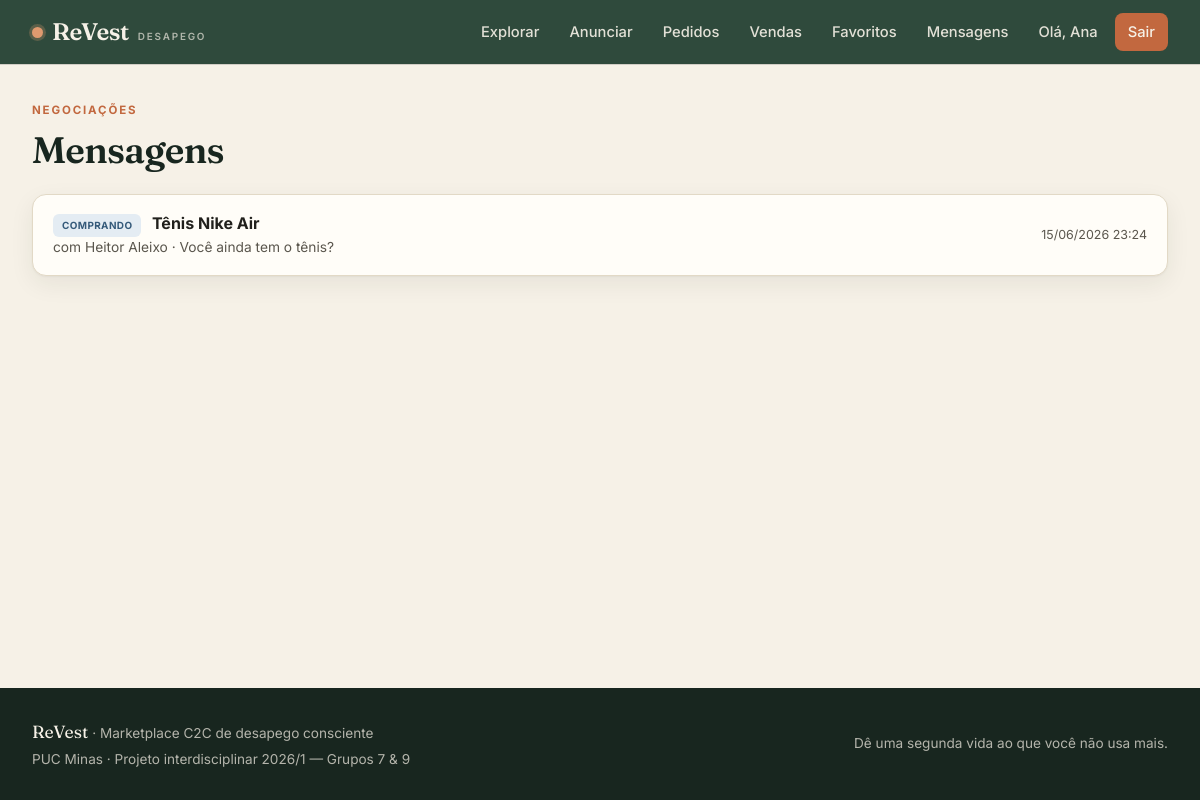
The app's page /conversas.php (signed in) with its own data.
### tables this page shows
CREATE TABLE `conversa` (
  `id_conversa` int(11) NOT NULL AUTO_INCREMENT,
  `dt_inicio` datetime NOT NULL DEFAULT current_timestamp(),
  `status` enum('ABERTA','FECHADA') NOT NULL DEFAULT 'ABERTA',
  `id_comprador` int(11) NOT NULL,
  `id_produto` int(11) NOT NULL,
  PRIMARY KEY (`id_conversa`),
  UNIQUE KEY `uk_conversa` (`id_comprador`,`id_produto`),
  KEY `fk_conversa_produto` (`id_produto`),
  CONSTRAINT `fk_conversa_comprador` FOREIGN KEY (`id_comprador`) REFERENCES `usuario` (`id_usuario`) ON DELETE CASCADE ON UPDATE CASCADE,
  CONSTRAINT `fk_conversa_produto` FOREIGN KEY (`id_produto`) REFERENCES `produto` (`id_produto`) ON DELETE CASCADE ON UPDATE CASCADE
);

CREATE TABLE `usuario` (
  `id_usuario` int(11) NOT NULL AUTO_INCREMENT,
  `nome` varchar(120) NOT NULL,
  `cpf` char(11) NOT NULL,
  `email` varchar(150) NOT NULL,
  `senha_hash` varchar(255) NOT NULL,
  `telefone` varchar(20) DEFAULT NULL,
  `is_admin` tinyint(4) NOT NULL DEFAULT 0,
  `dt_cadastro` datetime NOT NULL DEFAULT current_timestamp(),
  `ativo` tinyint(4) NOT NULL DEFAULT 1,
  PRIMARY KEY (`id_usuario`),
  UNIQUE KEY `uk_usuario_cpf` (`cpf`),
  UNIQUE KEY `uk_usuario_email` (`email`)
);

CREATE TABLE `produto` (
  `id_produto` int(11) NOT NULL AUTO_INCREMENT,
  `titulo` varchar(120) NOT NULL,
  `descricao` text NOT NULL,
  `preco` decimal(10,2) NOT NULL,
  `condicao` enum('NOVO','SEMINOVO','USADO') NOT NULL DEFAULT 'USADO',
  `status` enum('DISPONIVEL','RESERVADO','VENDIDO','REMOVIDO') NOT NULL DEFAULT 'DISPONIVEL',
  `dt_publicacao` datetime NOT NULL DEFAULT current_timestamp(),
  `id_vendedor` int(11) NOT NULL,
  `id_categoria` int(11) NOT NULL,
  PRIMARY KEY (`id_produto`),
  KEY `fk_produto_vendedor` (`id_vendedor`),
  KEY `fk_produto_categoria` (`id_categoria`),
  CONSTRAINT `fk_produto_categoria` FOREIGN KEY (`id_categoria`) REFERENCES `categoria` (`id_categoria`) ON UPDATE CASCADE,
  CONSTRAINT `fk_produto_vendedor` FOREIGN KEY (`id_vendedor`) REFERENCES `usuario` (`id_usuario`) ON UPDATE CASCADE,
  CONSTRAINT `ck_produto_preco` CHECK (`preco` > 0)
);

### includes/functions.php (called while the page is built, shortened)
<?php
function e(?string $s): string {
    return htmlspecialchars($s ?? '', ENT_QUOTES, 'UTF-8');
}
function uid(): ?int             { return $_SESSION['id_usuario'] ?? null; }
function dt_br(?string $iso): string {
    $t = strtotime($iso);
    return $t ? date('d/m/Y H:i', $t) : '—';
}
function excerpt(?string $s, int $len = 80): string {
    $s = trim((string)$s);
    if (function_exists('mb_strimwidth')) {
        return mb_strimwidth($s, 0, $len, '…', 'UTF-8');
    }
    return strlen($s) > $len ? substr($s, 0, $len - 1) . '…' : $s;
}

### public/conversas.php (the view, shortened to what this page needs)
<?php
require_once __DIR__ . '/../config/db.php';
require_once __DIR__ . '/../includes/functions.php';
$sql = "SELECT cv.id_conversa, cv.status, cv.dt_inicio,
               p.id_produto, p.titulo,
               comp.id_usuario AS id_comprador, comp.nome AS comprador,
               vend.id_usuario AS id_vendedor,  vend.nome AS vendedor,
               (SELECT conteudo FROM mensagem m WHERE m.id_conversa=cv.id_conversa ORDER BY m.dt_envio DESC LIMIT 1) AS ultima,
               (SELECT dt_envio FROM mensagem m WHERE m.id_conversa=cv.id_conversa ORDER BY m.dt_envio DESC LIMIT 1) AS ultima_dt
          FROM conversa cv
          JOIN produto p   ON p.id_produto=cv.id_produto
          JOIN usuario comp ON comp.id_usuario=cv.id_comprador
          JOIN usuario vend ON vend.id_usuario=p.id_vendedor
         WHERE cv.id_comprador=:u1 OR p.id_vendedor=:u2
      ORDER BY ultima_dt DESC, cv.dt_inicio DESC";
$st = $pdo->prepare($sql);
$st->execute([':u1'=>uid(), ':u2'=>uid()]);
$convs = $st->fetchAll();
require_once __DIR__.'/../includes/header.php';
?>
<p class="eyebrow">Negociações</p>
<h1 class="mb-24">Mensagens</h1>
<?php if (!$convs): ?>
  <div class="empty card"><div class="ico">💬</div><h3>Nenhuma conversa ainda</h3>
    <p class="muted">Abra um produto e fale com o vendedor para começar a negociar.</p></div>
<?php else: ?>
  <div class="card" style="padding:0">
    <?php foreach ($convs as $i=>$cv):
      $souComprador = (int)$cv['id_comprador']===uid();
      $outro = $souComprador ? $cv['vendedor'] : $cv['comprador'];
      $papel = $souComprador ? 'Comprando' : 'Vendendo';
    ?>
      <a href="conversa.php?id=<?= $cv['id_conversa'] ?>" style="display:block;padding:16px 20px;border-bottom:<?= $i<count($convs)-1?'1px solid var(--line)':'0' ?>;color:inherit">
        <div class="flex between center">
          <div>
            <span class="badge <?= $souComprador?'badge-em_transito':'badge-disponivel' ?>" style="font-size:.62rem"><?= $papel ?></span>
            <strong style="margin-left:6px"><?= e($cv['titulo']) ?></strong>
            <div class="muted" style="font-size:.86rem">com <?= e($outro) ?> · <?= e(excerpt($cv['ultima'],60)) ?: 'sem mensagens' ?></div>
          </div>
          <span class="muted" style="font-size:.78rem"><?= $cv['ultima_dt']?dt_br($cv['ultima_dt']):dt_br($cv['dt_inicio']) ?></span>
        </div>
      </a>
    <?php endforeach; ?>
  </div>
<?php endif; ?>
<?php require_once __DIR__.'/../includes/footer.php'; ?>

### public/assets/style.css (style rules this page uses)
:root { --moss: #2f4a3c; --moss-700: #243a2f; --moss-900: #18261f; --clay: #c2683f; --clay-soft: #e09a6f; --cream: #f6f1e7; --cream-deep: #efe7d6; --paper: #fffdf8; --ink: #21201c; --ink-soft: #5a564d; --line: #e2d9c6; --gold: #b8893b; --ok: #3f7d54; --ok-bg: #e6f1ea; --err: #a8412c; --err-bg: #f7e6e0; --warn: #9a6b1d; --warn-bg: #f6ecd6; --radius: 14px; --radius-sm: 9px; --shadow: 0 1px 2px rgba(24,38,31,.04), 0 8px 24px rgba(24,38,31,.07); --shadow-lg: 0 12px 40px rgba(24,38,31,.14); --font-display: 'Fraunces', Georgia, 'Times New Roman', serif; --font-body: 'Inter', -apple-system, BlinkMacSystemFont, 'Segoe UI', sans-serif; }
* { box-sizing: border-box; margin: 0; padding: 0; }
html { scroll-behavior: smooth; }
body { font-family: var(--font-body); background: var(--cream); color: var(--ink); line-height: 1.55; font-size: 16px; -webkit-font-smoothing: antialiased; min-height: 100vh; display: flex; flex-direction: column; }
a { color: var(--clay); text-decoration: none; }
h1, h2, h3 { font-family: var(--font-display); font-weight: 600; letter-spacing: -.02em; color: var(--moss-900); line-height: 1.12; }
h1 { font-size: 2.3rem; }
.eyebrow { font-size: .72rem; font-weight: 700; letter-spacing: .16em; text-transform: uppercase; color: var(--clay); margin-bottom: 9px; }
.muted { color: var(--ink-soft); }
.card { background: var(--paper); border: 1px solid var(--line); border-radius: var(--radius); box-shadow: var(--shadow); padding: 24px; }
.badge { display: inline-flex; align-items: center; gap: 5px; font-size: .72rem; font-weight: 700; letter-spacing: .04em; text-transform: uppercase; padding: 4px 9px; border-radius: 6px; }
.badge-enviado, .badge-em_transito { background: #e4ecf3; color: #355a7a; }
.flex { display: flex; }
.between { justify-content: space-between; }
.center { align-items: center; }
.mb-24 { margin-bottom:24px }

### records on screen
conversa: id_comprador.id_usuario "COMPRANDO", id_produto.titulo "Tênis Nike Air", usuario.nome "Heitor Aleixo", ultima "Você ainda tem o tênis?", ultima_dt "15/06/2026 23:24"

### other values on screen
explode(' ', uname())[0] "Ana"
